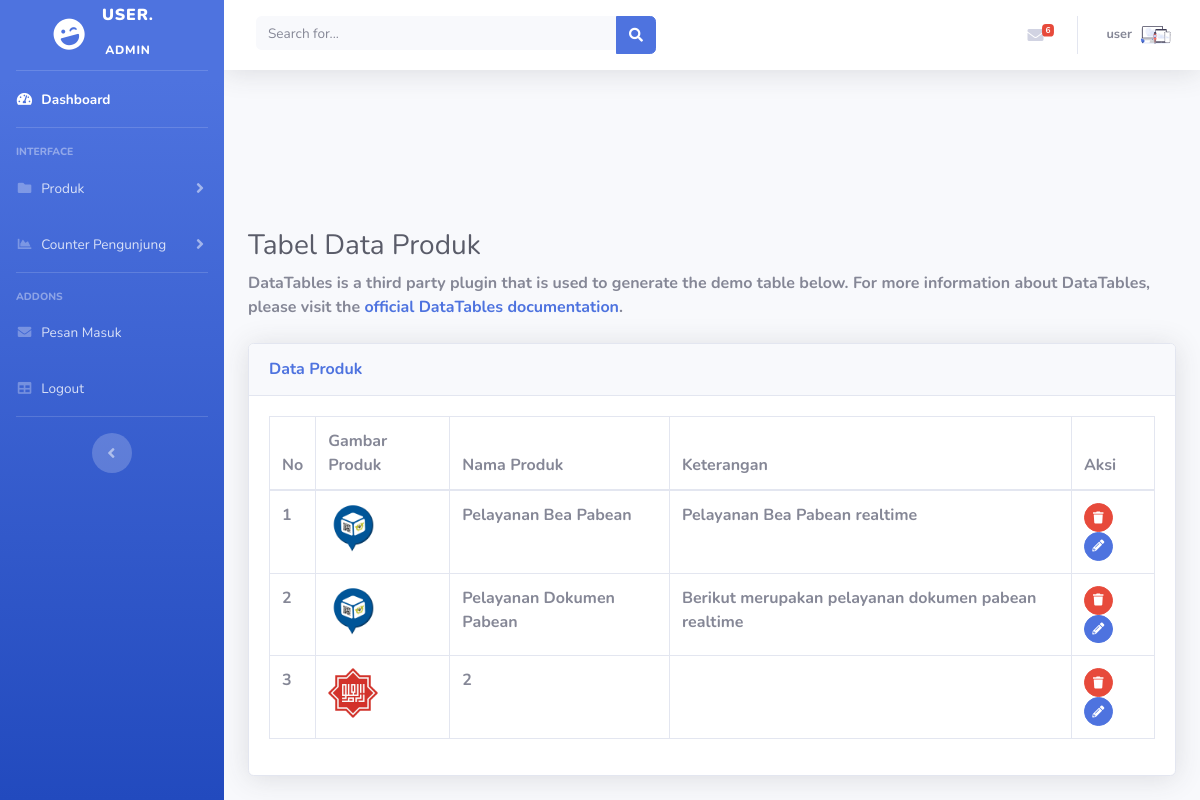
Page /user/halaman.php?page=produk (signed in) on the committed database.
### tables this page shows
CREATE TABLE `produk` (
  `id` int(11) NOT NULL,
  `nama` varchar(50) NOT NULL,
  `foto` varchar(300) NOT NULL,
  `isi` text NOT NULL,
  `kategori` varchar(30) NOT NULL
);

### user/halaman.php (the view, shortened to what this page needs)
<?php include "koneksi.php";?>
<!DOCTYPE html>
<html lang="en">
<head>
  <link href="vendor/fontawesome-free/css/all.min.css" rel="stylesheet" type="text/css">
  <link href="css/sb-admin-2.min.css" rel="stylesheet">
</head>
<body id="page-top">
  <div id="wrapper">
    <ul class="navbar-nav bg-gradient-primary sidebar sidebar-dark accordion" id="accordionSidebar">
      <a class="sidebar-brand d-flex align-items-center justify-content-center" href="index.html">
        <div class="sidebar-brand-icon rotate-n-15">
          <i class="fas fa-laugh-wink"></i>
        </div>
        <div class="sidebar-brand-text mx-3"><p><b><?php echo $_SESSION['username']; ?></b>.</p><sup><?php echo $_SESSION['level'];?></sup></div>
      </a>
      <hr class="sidebar-divider my-0">
      <li class="nav-item active">
        <a class="nav-link" href="halaman.php">
          <i class="fas fa-fw fa-tachometer-alt"></i>
          <span>Dashboard</span></a>
      </li>
      <hr class="sidebar-divider">
      <div class="sidebar-heading">
        Interface
      </div>
<?php if ($_SESSION["level"] == 'admin'){?>
      <li class="nav-item">
        <a class="nav-link collapsed" href="#" data-toggle="collapse" data-target="#collapseTwo" aria-expanded="true" aria-controls="collapseTwo">
          <i class="fas fa-fw fa-folder"></i>
          <span>Produk</span>
        </a>
      </li>
      <li class="nav-item">
        <a class="nav-link collapsed" href="#" data-toggle="collapse" data-target="#collapseUtilities" aria-expanded="true" aria-controls="collapseUtilities">
          <i class="fas fa-fw fa-chart-area"></i>
          <span>Counter Pengunjung</span>
        </a>
      </li>
<?php } ?>
      <hr class="sidebar-divider">
      <div class="sidebar-heading">
        Addons
      </div>
<?php if ($_SESSION["level"] == 'admin' || $_SESSION["level"] == 'user' ){?>
      <li class="nav-item">
        <a class="nav-link" href="?page=buku_tamu">
          <i class="fas fa-fw fa-envelope"></i>
          <span>Pesan Masuk</span></a>
      </li>
      <li class="nav-item">
        <a class="nav-link" href="logout.php">
          <i class="fas fa-fw fa-table"></i>
          <span>Logout</span></a>
      </li>
<?php } ?>
      <hr class="sidebar-divider d-none d-md-block">
      <div class="text-center d-none d-md-inline">
        <button class="rounded-circle border-0" id="sidebarToggle"></button>
      </div>
</ul>
    <div id="content-wrapper" class="d-flex flex-column">
      <div id="content">
        <nav class="navbar navbar-expand navbar-light bg-white topbar mb-4 static-top shadow">
          <form class="d-none d-sm-inline-block form-inline mr-auto ml-md-3 my-2 my-md-0 mw-100 navbar-search">
            <div class="input-group">
              <input type="text" class="form-control bg-light border-0 small" placeholder="Search for..." aria-label="Search" aria-describedby="basic-addon2">
              <div class="input-group-append">
                <button class="btn btn-primary" type="button">
                  <i class="fas fa-search fa-sm"></i>
                </button>
              </div>
            </div>
          </form>
          <ul class="navbar-nav ml-auto">
			<?php
                  $queryString = "SELECT COUNT(*) AS total FROM buku_tamu  ";
                        $query = mysqli_query($koneksi, $queryString);
                        $row = mysqli_fetch_object($query);
						?>
            <li class="nav-item dropdown no-arrow mx-1">
              <a class="nav-link dropdown-toggle" href="#" id="messagesDropdown" role="button" data-toggle="dropdown" aria-haspopup="true" aria-expanded="false">
                <i class="fas fa-envelope fa-fw"></i>
                <span class="badge badge-danger badge-counter"><?php echo $row->total;?></span>
              </a>
            </li>
            <li class="nav-item dropdown no-arrow">
              <a class="nav-link dropdown-toggle" href="#" id="userDropdown" role="button" data-toggle="dropdown" aria-haspopup="true" aria-expanded="false">
                <span class="mr-2 d-none d-lg-inline text-gray-600 small"><b><?php echo $_SESSION['username']; ?></span>
                <img class="img-profile rounded-circle" src="img/undraw_posting_photo.svg">
              </a>
            </li>
          </ul>
        </nav>
  </div>
	<?php
	if(isset($_GET['page'])){
		$page = $_GET['page'];
		switch ($page) {
			case 'produk':
				include "halaman/produk/view_produk.php";
				break;
		}
	}else{
		include "halaman/intro.php";
	}
	 ?>
</body>
</html>

### user/halaman/produk/view_produk.php
 <?php error_reporting(0);
 if ($_GET['act']==''){?>
 <div class="content">
 <div class="container-fluid">
          <h1 class="h3 mb-2 text-gray-800">Tabel Data Produk</h1>
          <p class="mb-4">DataTables is a third party plugin that is used to generate the demo table below. For more information about DataTables, please visit the <a target="_blank" href="https://datatables.net">official DataTables documentation</a>.</p>
          <div class="card shadow mb-4">
            <div class="card-header py-3">
              <h6 class="m-0 font-weight-bold text-primary">Data Produk</h6>
            </div>
			 <div class="card-body">
              <div class="table-responsive">
                <table class="table table-bordered" id="dataTable" width="100%" cellspacing="0">
                  <thead>
                    <tr>
                      <th>No</th>
                      <th>Gambar Produk</th>
                      <th>Nama Produk</th>
                      <th>Keterangan</th>
                      <th>Aksi</th>
                    </tr>
                  </thead>
                  <tbody>
				  <?php
                           $query  = "SELECT * FROM produk ";
                            $tampil = mysqli_query($koneksi, $query);
							$no = 1;
                            while ($row=mysqli_fetch_array($tampil)){?>
                    <tr>
                      <td><?php echo $no++;?></td>
					  <td><img src="halaman/produk/images/<?php echo $row['foto'];?>" height="50"></td>
                      <td><?php echo $row['nama'];?></td>
                      <td><?php echo $row['isi'];?></td>
                      <td><a href="?page=produk&act=hapus&id=<?php echo $row['id'];?>" class="btn btn-danger btn-circle btn-sm">
                    <i class="fas fa-trash"></i>
                  </a><span> <a href="#" class="btn btn-primary btn-circle btn-sm">
                    <i class="fas fa-pencil-alt"></i>
                  </a></td>
                    </tr>
							<?php } ?>
                  </tbody>
                </table>
              </div>
            </div>
          </div>
        </div>
      </div>
      <?php } elseif ($_GET['act']=='hapus') {
mysqli_query($koneksi, "DELETE FROM produk WHERE id='$_GET[id]'");
 echo "<script language='javascript'>alert('Data Berhasil Dihapus !');
document.location='halaman.php?page=produk';
</script>";
}?>

### rows in the picture
produk: foto (picture), nama "Pelayanan Bea Pabean", isi "Pelayanan Bea Pabean realtime"
produk: foto (picture), nama "Pelayanan Dokumen Pabean", isi "Berikut merupakan pelayanan dokumen pabean realtime"
produk: foto (picture), nama "2"

### other values in the picture
$_SESSION['username'] "USER"
$_SESSION['level'] "ADMIN"
$row->total "6"
$_SESSION['username'] "user"
